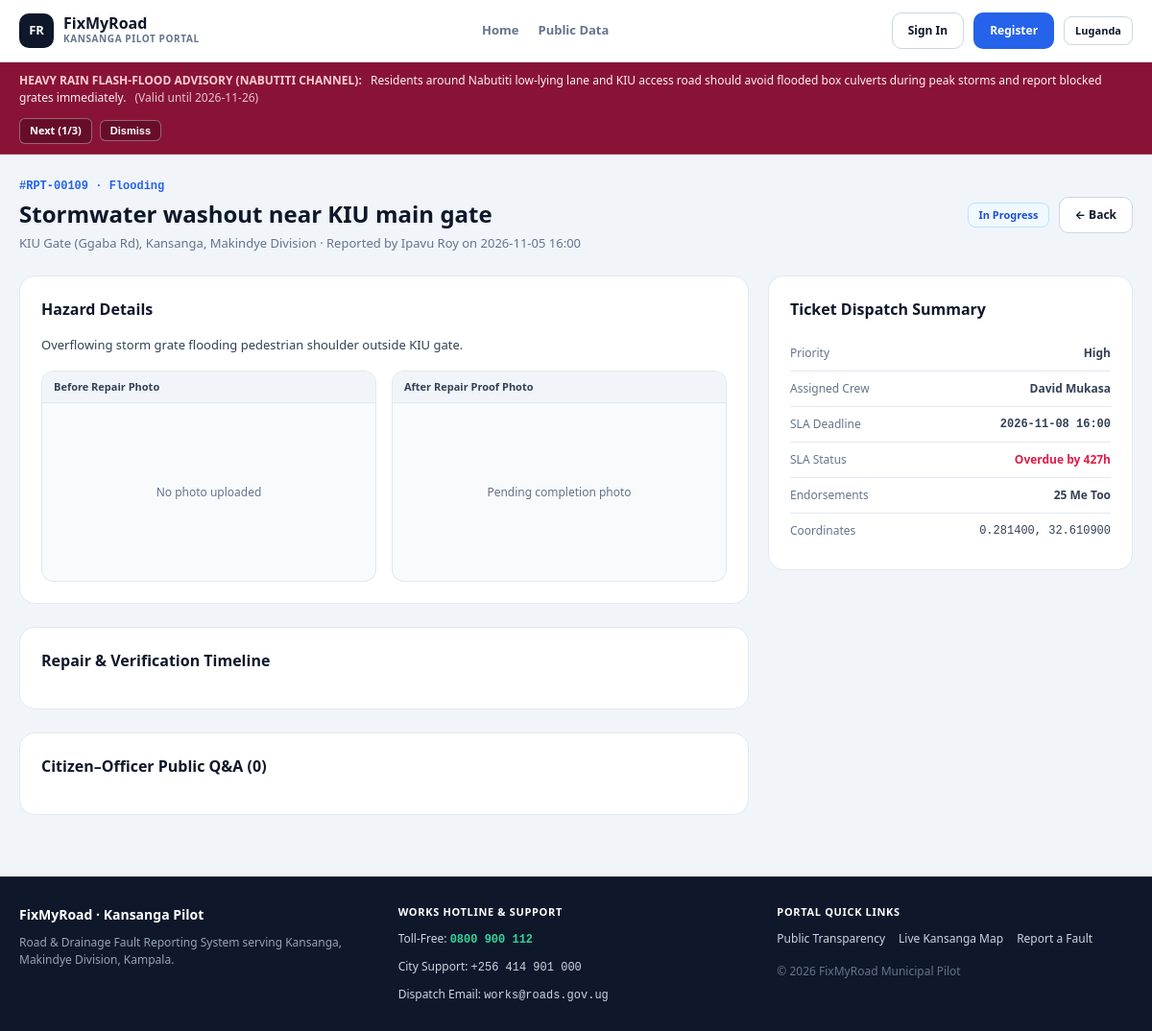
/track_report.php, run on the app's committed database.
### tables this page shows
CREATE TABLE `official_notices` (
  `id` VARCHAR(32) NOT NULL PRIMARY KEY,
  `title` VARCHAR(140) NOT NULL,
  `message` TEXT NOT NULL,
  `category` ENUM('Emergency', 'Maintenance', 'General Announcement') NOT NULL DEFAULT 'General Announcement',
  `status` ENUM('active', 'archived') NOT NULL DEFAULT 'active',
  `expires_at` DATE DEFAULT NULL,
  `posted_by` VARCHAR(120) NOT NULL,
  `posted_by_id` VARCHAR(40) DEFAULT NULL,
  `archived_at` DATETIME DEFAULT NULL,
  `created_at` DATETIME NOT NULL DEFAULT CURRENT_TIMESTAMP,
  `updated_at` DATETIME NOT NULL DEFAULT CURRENT_TIMESTAMP ON UPDATE CURRENT_TIMESTAMP
);

CREATE TABLE `reports` (
  `id` VARCHAR(32) NOT NULL PRIMARY KEY,
  `title` VARCHAR(180) NOT NULL,
  `category` ENUM('Pothole', 'Blocked Drainage', 'Flooding', 'Damaged Road', 'Broken Streetlight', 'Other') NOT NULL DEFAULT 'Pothole',
  `description` TEXT NOT NULL,
  `location` VARCHAR(220) NOT NULL,
  `area` VARCHAR(120) NOT NULL DEFAULT 'Kansanga (Makindye)',
  `lat` DECIMAL(10, 6) NOT NULL DEFAULT 0.283500,
  `lng` DECIMAL(10, 6) NOT NULL DEFAULT 32.609500,
  `priority` ENUM('Urgent', 'High', 'Medium', 'Low') NOT NULL DEFAULT 'Medium',
  `status` ENUM('Pending', 'In Progress', 'Resolved', 'Rejected') NOT NULL DEFAULT 'Pending',
  `reported_by` VARCHAR(120) NOT NULL,
  `reported_by_email` VARCHAR(160) NOT NULL,
  `report_date` VARCHAR(32) NOT NULL,
  `sla_deadline` VARCHAR(32) NOT NULL,
  `escalated` TINYINT(1) NOT NULL DEFAULT 0,
  `escalation_reason` VARCHAR(255) DEFAULT NULL,
  `assigned_officer` VARCHAR(120) DEFAULT NULL,
  `upvotes` INT NOT NULL DEFAULT 1,
  `before_photo` VARCHAR(500) DEFAULT NULL,
  `after_photo` VARCHAR(500) DEFAULT NULL,
  `resolved_at` DATETIME DEFAULT NULL,
  `confirmation_state` ENUM('none', 'awaiting_confirmation', 'confirmed', 'reopened') NOT NULL DEFAULT 'none',
  `confirmation_expires_at` DATETIME DEFAULT NULL,
  `confirmed_by` VARCHAR(120) DEFAULT NULL,
  `reopen_reason` VARCHAR(500) DEFAULT NULL,
  `feedback_rating` TINYINT DEFAULT NULL,
  `feedback_comment` TEXT DEFAULT NULL,
  `feedback_author` VARCHAR(120) DEFAULT NULL,
  `created_at` DATETIME NOT NULL DEFAULT CURRENT_TIMESTAMP
);

### track_report.php (the view, shortened to what the rows shown need)
<?php
require_once __DIR__ . '/includes/auth.php';
$user = current_user();
$pdo = db();
$reportId = trim((string)($_GET['id'] ?? ''));
if ($reportId === '') {
    $first = $pdo->query('SELECT id FROM reports ORDER BY created_at DESC LIMIT 1')->fetchColumn();
    $reportId = $first ?: '#RPT-00123';
}
$stmt = $pdo->prepare('SELECT *, (confirmation_expires_at > NOW()) AS confirmation_window_open FROM reports WHERE id = ? LIMIT 1');
$stmt->execute([$reportId]);
$report = $stmt->fetch();
$isModerator = $user && user_can($user, 'moderate_comments');
$commentsStmt = $pdo->prepare('SELECT * FROM report_comments WHERE report_id = ? AND (hidden = 0 OR ? = 1) ORDER BY id ASC');
$commentsStmt->execute([$reportId, $isModerator ? 1 : 0]);
$comments = $commentsStmt->fetchAll();
$sla = get_sla_status($report);
$statusBadge = $report['status'] === 'Resolved' ? 'badge-resolved' : ($report['status'] === 'In Progress' ? 'badge-progress' : 'badge-pending');
require_once __DIR__ . '/includes/header.php';
?>
<div class="container stack-lg">
  <div class="page-header">
    <div>
      <div class="text-mono text-xs font-bold text-primary"><?= e($report['id']) ?> · <?= e($report['category']) ?></div>
      <h1 class="page-title"><?= e($report['title']) ?></h1>
      <div class="page-subtitle tabular-nums">
        <?= e($report['location']) ?> · Reported by <?= e($report['reported_by']) ?> on <?= e($report['report_date']) ?>
      </div>
    </div>
    <div class="flex-wrap-gap">
      <span class="badge <?= $statusBadge ?>"><?= e($report['status']) ?></span>
      <a href="<?= $user ? 'dashboard.php' : 'index.php' ?>" class="btn btn-outline">← Back</a>
    </div>
  </div>
  <div class="split-8-4" style="align-items: start;">
    <div class="stack-lg">
      <div class="card stack-md">
        <h2 class="section-title">Hazard Details</h2>
        <p class="text-sm"><?= e($report['description']) ?></p>
        <div class="grid-2">
          <div class="photo-box">
          </div>
          <div class="photo-box">
          </div>
        </div>
      </div>
      <div class="card stack-md">
        <h2 class="section-title">Repair &amp; Verification Timeline</h2>
      </div>
      <div class="card stack-md">
        <h2 class="section-title">Citizen–Officer Public Q&amp;A (<?= count($comments) ?>)</h2>
      </div>
    </div>
    <div class="stack-lg">
      <div class="card stack-md">
        <h2 class="section-title">Ticket Dispatch Summary</h2>
        <div class="list-divider text-xs">
          <div class="row-between" style="padding:9px 0;"><span class="text-muted">Priority</span><strong><?= e($report['priority']) ?></strong></div>
          <div class="row-between" style="padding:9px 0;"><span class="text-muted">Assigned Crew</span><strong><?= e($report['assigned_officer'] ?: 'Unassigned') ?></strong></div>
          <div class="row-between" style="padding:9px 0;"><span class="text-muted">SLA Deadline</span><strong class="text-mono"><?= e($report['sla_deadline']) ?></strong></div>
          <div class="row-between" style="padding:9px 0;"><span class="text-muted">SLA Status</span><strong class="<?= $sla['overdue'] ? 'text-danger' : 'text-success' ?>"><?= e($sla['label']) ?></strong></div>
          <div class="row-between" style="padding:9px 0;"><span class="text-muted">Endorsements</span><strong class="tabular-nums"><?= (int)$report['upvotes'] ?> Me Too</strong></div>
          <div class="row-between" style="padding:9px 0;"><span class="text-muted">Coordinates</span><span class="text-mono"><?= e($report['lat']) ?>, <?= e($report['lng']) ?></span></div>
        </div>
      </div>
    </div>
  </div>
</div>
<?php require_once __DIR__ . '/includes/footer.php'; ?>

### includes/header.php (shortened to what the rows shown need)
<?php
$liveNotices = get_live_official_notices();
$bannerNotices = array_values(array_filter(
    $liveNotices,
    fn($n) => !in_array($n['id'], $_SESSION['dismissed_notices'], true)
));
$bannerIdx = isset($_GET['notice_idx']) ? max(0, (int)$_GET['notice_idx']) : 0;
$activeBanner = !empty($bannerNotices) ? $bannerNotices[$bannerIdx % count($bannerNotices)] : null;
?>
<!DOCTYPE html>
<html lang="en">
<head>
   <link rel="stylesheet" href="css/style.css">
  <link rel="stylesheet" href="https://unpkg.com/leaflet@1.9.4/dist/leaflet.css">
</head>
<body>
<?php if ($activeBanner):
  $bannerClass = match ($activeBanner['category']) {
      'Emergency' => 'notice-banner--emergency',
      'Maintenance' => 'notice-banner--maintenance',
      default => 'notice-banner--general',
  };
?>
<div role="region" aria-label="Official Notice" class="notice-banner <?= $bannerClass ?>">
  <div class="notice-banner-inner">
    <p>
      <span class="notice-title"><?= e($activeBanner['title']) ?>:</span>
      <span><?= e($activeBanner['message']) ?></span>
      <?php if (!empty($activeBanner['expires_at'])): ?>
        <span class="tabular-nums" style="opacity:0.8; margin-left:6px;">(Valid until <?= e($activeBanner['expires_at']) ?>)</span>
      <?php endif; ?>
    </p>
    <div class="notice-actions">
      <?php if (count($bannerNotices) > 1):
        $nextIdx = ($bannerIdx + 1) % count($bannerNotices);
        $nextQuery = $_GET;
        $nextQuery['notice_idx'] = $nextIdx;
      ?>
        <a href="?<?= e(http_build_query($nextQuery)) ?>" class="notice-btn tabular-nums">
          Next (<?= ($bannerIdx % count($bannerNotices)) + 1 ?>/<?= count($bannerNotices) ?>)
        </a>
      <?php endif; ?>
      <form method="POST" style="display:inline;">
        <button type="submit" class="notice-btn">Dismiss</button>
      </form>
    </div>
  </div>
</div>
<?php endif; ?>
<main class="main-content">

### data on the page
official_notices: title "HEAVY RAIN FLASH-FLOOD ADVISORY (NABUTITI CHANNEL)", message "Residents around Nabutiti low-lying lane and KIU access road should avoid flooded box culverts during peak storms and report blocked grates immediately.", expires_at "2026-11-26"
reports: id "#RPT-00109", category "Flooding", title "Stormwater washout near KIU main gate", location "KIU Gate (Ggaba Rd), Kansanga, Makindye Division", reported_by "Ipavu Roy", report_date "2026-11-05 16:00", status "In Progress", description "Overflowing storm grate flooding pedestrian shoulder outside KIU gate.", priority "High", assigned_officer "David Mukasa", sla_deadline "2026-11-08 16:00", sla_deadline "Overdue by 427h", upvotes "25", lat "0.281400", lng "32.610900"

### other printed values
t('home') "Home"
t('public') "Public Data"
t('signin') "Sign In"
t('register') "Register"
count($bannerNotices) "3"
count($comments) "0"
$portalSettings['support_toll_free'] "0800 900 112"
$portalSettings['support_city_line'] "+256 414 901 000"
$portalSettings['support_dispatch_email'] "works@roads.gov.ug"
